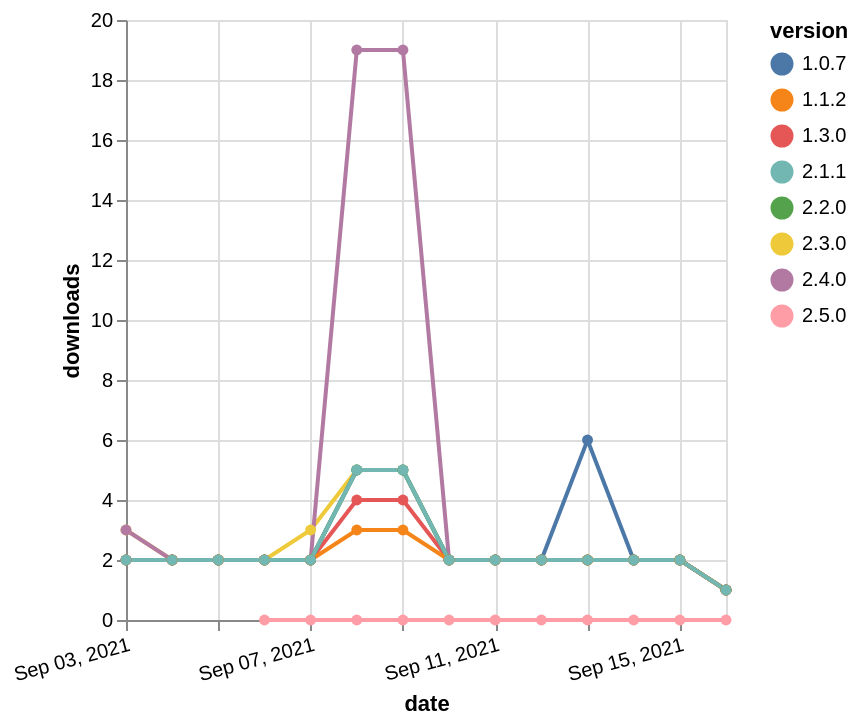

The Vega-Lite source for this figure:
### Vega-Lite specification from a JSON file in a GitHub repository (floating-point values rounded to 4 significant figures)
{"$schema": "https://vega.github.io/schema/vega-lite/v5.json", "description": "A simple bar chart with embedded data.", "data": {"values": [{"date": "2021-09-03", "total": 2592, "delta": 3, "version": "2.3.0"}, {"date": "2021-09-04", "total": 2594, "delta": 2, "version": "2.3.0"}, {"date": "2021-09-05", "total": 2596, "delta": 2, "version": "2.3.0"}, {"date": "2021-09-06", "total": 2598, "delta": 2, "version": "2.3.0"}, {"date": "2021-09-07", "total": 2601, "delta": 3, "version": "2.3.0"}, {"date": "2021-09-08", "total": 2606, "delta": 5, "version": "2.3.0"}, {"date": "2021-09-09", "total": 2611, "delta": 5, "version": "2.3.0"}, {"date": "2021-09-10", "total": 2613, "delta": 2, "version": "2.3.0"}, {"date": "2021-09-11", "total": 2615, "delta": 2, "version": "2.3.0"}, {"date": "2021-09-12", "total": 2617, "delta": 2, "version": "2.3.0"}, {"date": "2021-09-13", "total": 2619, "delta": 2, "version": "2.3.0"}, {"date": "2021-09-14", "total": 2621, "delta": 2, "version": "2.3.0"}, {"date": "2021-09-15", "total": 2623, "delta": 2, "version": "2.3.0"}, {"date": "2021-09-16", "total": 2624, "delta": 1, "version": "2.3.0"}, {"date": "2021-09-03", "total": 1791, "delta": 3, "version": "2.4.0"}, {"date": "2021-09-04", "total": 1793, "delta": 2, "version": "2.4.0"}, {"date": "2021-09-05", "total": 1795, "delta": 2, "version": "2.4.0"}, {"date": "2021-09-06", "total": 1797, "delta": 2, "version": "2.4.0"}, {"date": "2021-09-07", "total": 1799, "delta": 2, "version": "2.4.0"}, {"date": "2021-09-08", "total": 1818, "delta": 19, "version": "2.4.0"}, {"date": "2021-09-09", "total": 1837, "delta": 19, "version": "2.4.0"}, {"date": "2021-09-10", "total": 1839, "delta": 2, "version": "2.4.0"}, {"date": "2021-09-11", "total": 1841, "delta": 2, "version": "2.4.0"}, {"date": "2021-09-12", "total": 1843, "delta": 2, "version": "2.4.0"}, {"date": "2021-09-13", "total": 1845, "delta": 2, "version": "2.4.0"}, {"date": "2021-09-14", "total": 1847, "delta": 2, "version": "2.4.0"}, {"date": "2021-09-15", "total": 1849, "delta": 2, "version": "2.4.0"}, {"date": "2021-09-16", "total": 1850, "delta": 1, "version": "2.4.0"}, {"date": "2021-09-03", "total": 2913, "delta": 2, "version": "1.3.0"}, {"date": "2021-09-04", "total": 2915, "delta": 2, "version": "1.3.0"}, {"date": "2021-09-05", "total": 2917, "delta": 2, "version": "1.3.0"}, {"date": "2021-09-06", "total": 2919, "delta": 2, "version": "1.3.0"}, {"date": "2021-09-07", "total": 2921, "delta": 2, "version": "1.3.0"}, {"date": "2021-09-08", "total": 2925, "delta": 4, "version": "1.3.0"}, {"date": "2021-09-09", "total": 2929, "delta": 4, "version": "1.3.0"}, {"date": "2021-09-10", "total": 2931, "delta": 2, "version": "1.3.0"}, {"date": "2021-09-11", "total": 2933, "delta": 2, "version": "1.3.0"}, {"date": "2021-09-12", "total": 2935, "delta": 2, "version": "1.3.0"}, {"date": "2021-09-13", "total": 2937, "delta": 2, "version": "1.3.0"}, {"date": "2021-09-14", "total": 2939, "delta": 2, "version": "1.3.0"}, {"date": "2021-09-15", "total": 2941, "delta": 2, "version": "1.3.0"}, {"date": "2021-09-16", "total": 2942, "delta": 1, "version": "1.3.0"}, {"date": "2021-09-03", "total": 2710, "delta": 2, "version": "1.0.7"}, {"date": "2021-09-04", "total": 2712, "delta": 2, "version": "1.0.7"}, {"date": "2021-09-05", "total": 2714, "delta": 2, "version": "1.0.7"}, {"date": "2021-09-06", "total": 2716, "delta": 2, "version": "1.0.7"}, {"date": "2021-09-07", "total": 2718, "delta": 2, "version": "1.0.7"}, {"date": "2021-09-08", "total": 2723, "delta": 5, "version": "1.0.7"}, {"date": "2021-09-09", "total": 2728, "delta": 5, "version": "1.0.7"}, {"date": "2021-09-10", "total": 2730, "delta": 2, "version": "1.0.7"}, {"date": "2021-09-11", "total": 2732, "delta": 2, "version": "1.0.7"}, {"date": "2021-09-12", "total": 2734, "delta": 2, "version": "1.0.7"}, {"date": "2021-09-13", "total": 2740, "delta": 6, "version": "1.0.7"}, {"date": "2021-09-14", "total": 2742, "delta": 2, "version": "1.0.7"}, {"date": "2021-09-15", "total": 2744, "delta": 2, "version": "1.0.7"}, {"date": "2021-09-16", "total": 2745, "delta": 1, "version": "1.0.7"}, {"date": "2021-09-06", "total": 10, "delta": 0, "version": "2.5.0"}, {"date": "2021-09-07", "total": 75, "delta": 0, "version": "2.5.0"}, {"date": "2021-09-08", "total": 81, "delta": 0, "version": "2.5.0"}, {"date": "2021-09-09", "total": 88, "delta": 0, "version": "2.5.0"}, {"date": "2021-09-10", "total": 90, "delta": 0, "version": "2.5.0"}, {"date": "2021-09-11", "total": 92, "delta": 0, "version": "2.5.0"}, {"date": "2021-09-12", "total": 94, "delta": 0, "version": "2.5.0"}, {"date": "2021-09-13", "total": 106, "delta": 0, "version": "2.5.0"}, {"date": "2021-09-14", "total": 110, "delta": 0, "version": "2.5.0"}, {"date": "2021-09-15", "total": 112, "delta": 0, "version": "2.5.0"}, {"date": "2021-09-16", "total": 114, "delta": 0, "version": "2.5.0"}, {"date": "2021-09-03", "total": 1498, "delta": 2, "version": "2.2.0"}, {"date": "2021-09-04", "total": 1500, "delta": 2, "version": "2.2.0"}, {"date": "2021-09-05", "total": 1502, "delta": 2, "version": "2.2.0"}, {"date": "2021-09-06", "total": 1504, "delta": 2, "version": "2.2.0"}, {"date": "2021-09-07", "total": 1506, "delta": 2, "version": "2.2.0"}, {"date": "2021-09-08", "total": 1511, "delta": 5, "version": "2.2.0"}, {"date": "2021-09-09", "total": 1516, "delta": 5, "version": "2.2.0"}, {"date": "2021-09-10", "total": 1518, "delta": 2, "version": "2.2.0"}, {"date": "2021-09-11", "total": 1520, "delta": 2, "version": "2.2.0"}, {"date": "2021-09-12", "total": 1522, "delta": 2, "version": "2.2.0"}, {"date": "2021-09-13", "total": 1524, "delta": 2, "version": "2.2.0"}, {"date": "2021-09-14", "total": 1526, "delta": 2, "version": "2.2.0"}, {"date": "2021-09-15", "total": 1528, "delta": 2, "version": "2.2.0"}, {"date": "2021-09-16", "total": 1529, "delta": 1, "version": "2.2.0"}, {"date": "2021-09-03", "total": 2588, "delta": 2, "version": "1.1.2"}, {"date": "2021-09-04", "total": 2590, "delta": 2, "version": "1.1.2"}, {"date": "2021-09-05", "total": 2592, "delta": 2, "version": "1.1.2"}, {"date": "2021-09-06", "total": 2594, "delta": 2, "version": "1.1.2"}, {"date": "2021-09-07", "total": 2596, "delta": 2, "version": "1.1.2"}, {"date": "2021-09-08", "total": 2599, "delta": 3, "version": "1.1.2"}, {"date": "2021-09-09", "total": 2602, "delta": 3, "version": "1.1.2"}, {"date": "2021-09-10", "total": 2604, "delta": 2, "version": "1.1.2"}, {"date": "2021-09-11", "total": 2606, "delta": 2, "version": "1.1.2"}, {"date": "2021-09-12", "total": 2608, "delta": 2, "version": "1.1.2"}, {"date": "2021-09-13", "total": 2610, "delta": 2, "version": "1.1.2"}, {"date": "2021-09-14", "total": 2612, "delta": 2, "version": "1.1.2"}, {"date": "2021-09-15", "total": 2614, "delta": 2, "version": "1.1.2"}, {"date": "2021-09-16", "total": 2615, "delta": 1, "version": "1.1.2"}, {"date": "2021-09-03", "total": 1502, "delta": 2, "version": "2.1.1"}, {"date": "2021-09-04", "total": 1504, "delta": 2, "version": "2.1.1"}, {"date": "2021-09-05", "total": 1506, "delta": 2, "version": "2.1.1"}, {"date": "2021-09-06", "total": 1508, "delta": 2, "version": "2.1.1"}, {"date": "2021-09-07", "total": 1510, "delta": 2, "version": "2.1.1"}, {"date": "2021-09-08", "total": 1515, "delta": 5, "version": "2.1.1"}, {"date": "2021-09-09", "total": 1520, "delta": 5, "version": "2.1.1"}, {"date": "2021-09-10", "total": 1522, "delta": 2, "version": "2.1.1"}, {"date": "2021-09-11", "total": 1524, "delta": 2, "version": "2.1.1"}, {"date": "2021-09-12", "total": 1526, "delta": 2, "version": "2.1.1"}, {"date": "2021-09-13", "total": 1528, "delta": 2, "version": "2.1.1"}, {"date": "2021-09-14", "total": 1530, "delta": 2, "version": "2.1.1"}, {"date": "2021-09-15", "total": 1532, "delta": 2, "version": "2.1.1"}, {"date": "2021-09-16", "total": 1533, "delta": 1, "version": "2.1.1"}]}, "width": "container", "mark": {"type": "line", "point": {"filled": true}}, "encoding": {"x": {"field": "date", "type": "temporal", "timeUnit": "yearmonthdate", "title": "date", "axis": {"labelAngle": -15}}, "y": {"field": "delta", "type": "quantitative", "title": "downloads"}, "color": {"field": "version", "type": "nominal"}, "tooltip": {"field": "delta"}}}
